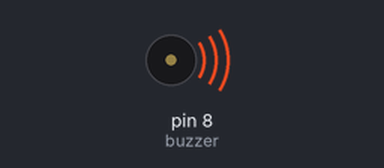
Simulated run of this sketch. Board: Arduino Uno, built with avr-gcc and run on an emulated ATmega328P. On the bench: buzzer (waves = sounding).

Above: at 0.1 s.
Timing chart, 0 to 1.6 s (numbered marks = the images above):
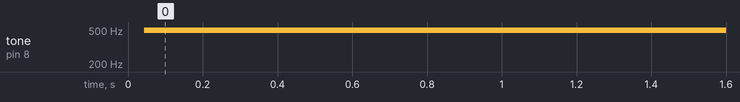

The sketch:

008_PassiveBuzzer.ino
```cpp
int buzzer=8;// select digital IO pin for the buzzer
void setup() {
  pinMode(buzzer,OUTPUT);// set digital IO pin pattern, OUTPUT to be output
}
void loop() {
  unsigned char i,j;//define variable
  while(1) {
    for(i=0;i<80;i++)// output a frequency sound
    {
      digitalWrite(buzzer,HIGH);// sound
      delay(1);//delay1ms
      digitalWrite(buzzer,LOW);//not sound
      delay(1);//ms delay
    }

    for(i=0;i<100;i++)// output a frequency sound
    {
      digitalWrite(buzzer,HIGH);// sound
      digitalWrite(buzzer,LOW);//not sound
      delay(2);//2ms delay
    }
  }
}
```

Measured:
- by itself, tone on pin 8 (buzzer): silent → 496 Hz at 0.04 s
